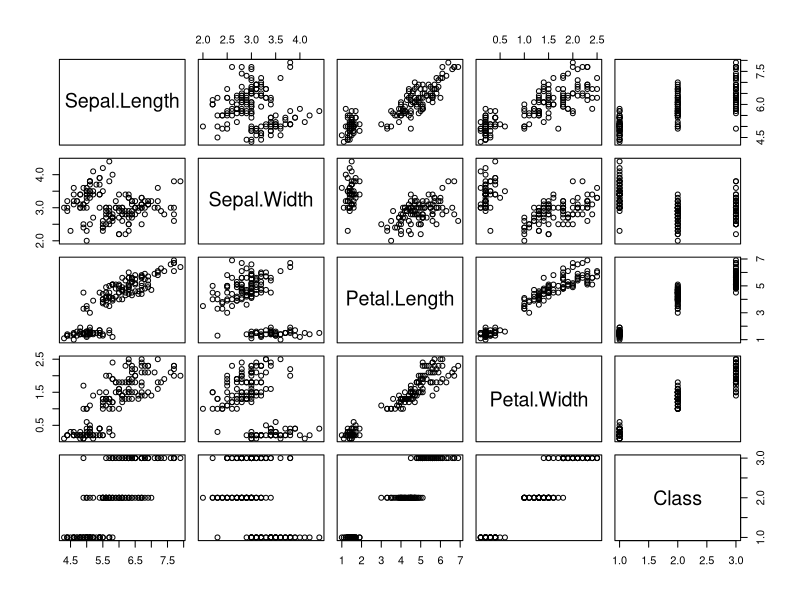
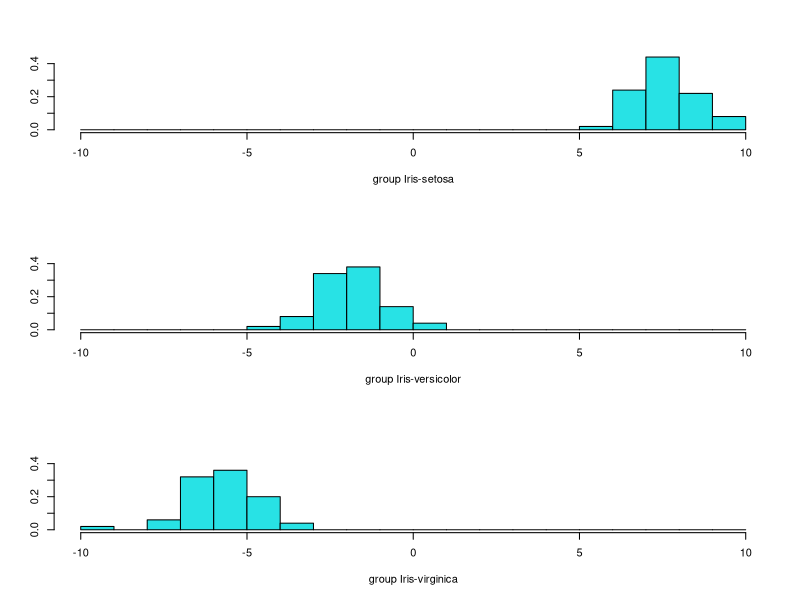
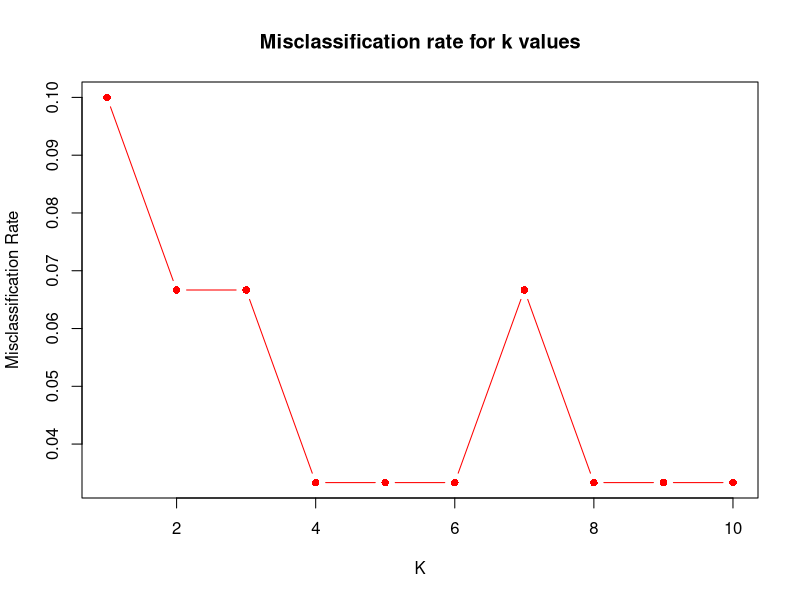
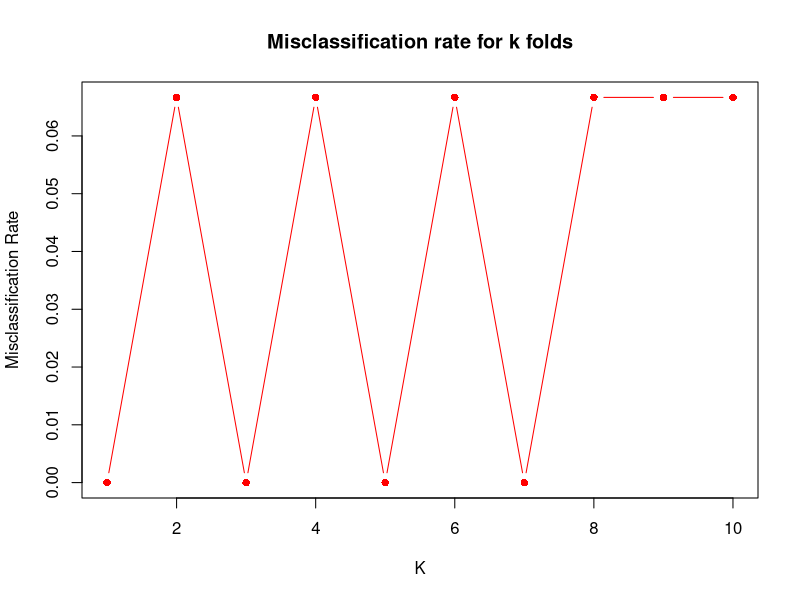
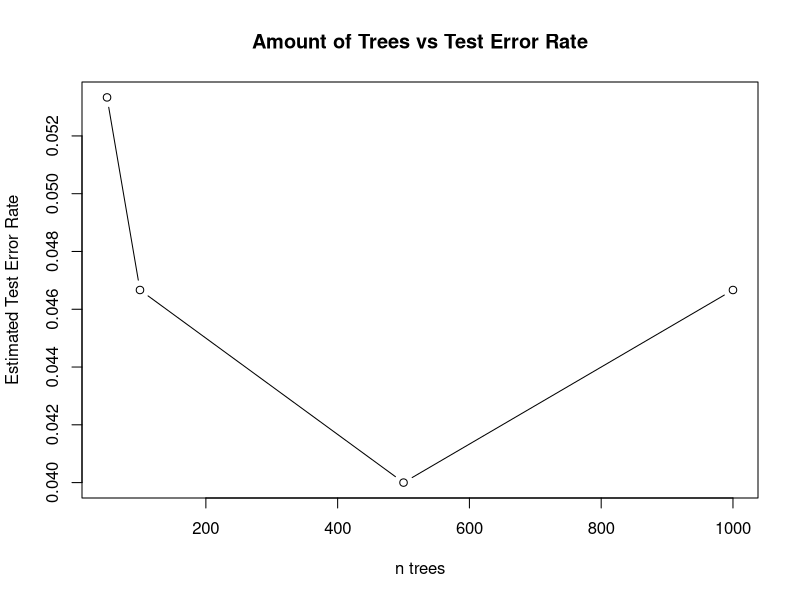

The R script that drew these images, in order:
## ---- chunk 1
knitr::opts_chunk$set(echo = TRUE)
## ---- chunk 2
#install.packages(c('randomForest', 'caret', 'class','ggplot2'))

library(class)
library(caret)
library(randomForest)
library(ggplot2)
library(MASS)

# load data from CSV
Iris <- read.csv("bezedekIris.csv")
View(Iris)
attach(Iris)

Iris$Class <- as.factor(Iris$Class) # for handling qualitative response
## ---- chunk 3
summary(Iris)
## ---- chunk 4
pairs(Iris)
## ---- chunk 5
cor(subset(Iris, select = -c(Class)))
## ---- chunk 6
set.seed(1)
k = 10
cv.error <- rep(0, k)
splits <- createFolds(Class, returnTrain = FALSE)
for(i in 1:k) {
  #Split into train and test
  test <- splits[[i]]
  train <- -(test)
  Iris.test <- Iris[test, ]
  Class.test <- Class[test]
  
  #Train model
  lda.fit <- lda(Class ~ ., data = Iris, subset = train)
  
  #Test model
  lda.pred <- predict(lda.fit, Iris.test)
  lda.class <- lda.pred$class
  cv.error[i] <- mean(lda.class != Class.test)
}
cv.error
mean(cv.error)

lda.fit <- lda(Class ~ ., data = Iris)
lda.fit
## ---- chunk 7
lda.pred <- predict(lda.fit)
ldahist(lda.pred$x[, 1], g = Class)
## ---- chunk 8
set.seed(1)
k = 10
cv.error <- rep(0, k)
splits <- createFolds(Class, returnTrain = FALSE)
for(i in 1:k) {
  #Split into train and test
  test <- splits[[i]]
  train <- -(test)
  Iris.test <- Iris[test, ]
  Class.test <- Class[test]
  
  #Train model
  qda.fit <- qda(Class ~ ., data = Iris, subset = train)
  
  #Test model
  qda.pred <- predict(qda.fit, Iris.test)
  qda.class <- qda.pred$class
  cv.error[i] <- mean(qda.class != Class.test)
}
cv.error
mean(cv.error)

qda.fit <- qda(Class ~ ., data = Iris)
qda.fit
## ---- chunk 9
#### FITTING A KNN CLASSIFIER MODEL FOR DIFFERENT VALUES OF K TO FIND THE BEST K WITH LEAST MISCLASSIFICATION RATE
set.seed(300)
train_indices = sample(1:nrow(Iris), 0.8 * nrow(Iris))
train_data=Iris[train_indices, ]
test_data=Iris[-train_indices, ]
predictors=names(train_data)[1:4]
response="Class"
correct_classification=numeric()
misclassification_rates=numeric()
for (k_value in 1:10) {
  knn_predictions=knn(train = train_data[, predictors], test = test_data[, predictors], cl = train_data[, response], k = k_value)
  confusion_matrix=table(Actual = test_data[, response], Predicted = knn_predictions)
  correct_classification=sum(diag(confusion_matrix)) / sum(confusion_matrix)
  misclassification_rate=1 - correct_classification
  misclassification_rates=c(misclassification_rates, misclassification_rate)
  print(k_value)
  print(confusion_matrix)
  }
print(misclassification_rates)
plot(1:10, misclassification_rates, type = "b", xlab = "K",pch=16,col="red", ylab = "Misclassification Rate", main = "Misclassification rate for k values")
### After fitting the knn model on different k it is observed that 1,3,4,8,9,10 gives the minimum misclassification rate. So the knn model with k =3 can be choosen for further validation
## ---- chunk 10
### APPLYING 10 FOLD CROSS VALIDATION FOR TESTING THE MODEL PREDICTIONS
set.seed(123)
predictors = names(Iris)[1:4]
response = "Class"
irirs_data_2 = Iris[,c(predictors,response),drop=FALSE]
k_folds = 10
folds = createFolds(irirs_data_2$Class,k=k_folds,list=TRUE,returnTrain = FALSE)
missclassification_rates = numeric()
for (fold_ind in folds){
  fold = unlist(fold_ind)
  train_data = irirs_data_2[-fold,]
  test_data = irirs_data_2[fold,]
  knn_predictions = knn(train = train_data[,predictors],test=test_data[,predictors],cl=train_data[,response],k=3)
  confusion_matrix = table(Actual=test_data[,response],Predicted=knn_predictions)
  correct_classification = sum(diag(confusion_matrix))/sum(confusion_matrix)
  missclassification_rate = 1-correct_classification
  missclassification_rates = c(missclassification_rates,missclassification_rate)
}
print(missclassification_rates)
plot(1:10, missclassification_rates, type = "b",pch =16,col="red", xlab = "K", ylab = "Misclassification Rate", main = "Misclassification rate for k folds")
average_missclassification = mean(missclassification_rates)
print(average_missclassification)
### After applying the k fold cross validation the average misclassification rate shows up to be 0.04
## ---- chunk 11
set.seed(1)
k=10
mis.errors.50=rep(k)
Iris.splits=createFolds(Iris$Class, k = k, returnTrain = FALSE)

for (i in 1:k){
  # split into train/test
  Iris.test=Iris[Iris.splits[[i]],]
  Iris.train=Iris[-Iris.splits[[i]],]
  
  # train model
  rf.fit = randomForest(Iris.train$Class ~ ., data=Iris.train, type='classification',importance=TRUE, proximity=TRUE, ntree=50) 
  
  # predict on test and get error from confusion matrix
  predictions=predict(rf.fit, Iris.test)
  rf.cm=table(predictions,Iris.test$Class)
  mis.error=1-sum(diag(rf.cm))/sum(rf.cm)
  
  mis.errors.50[i]=mis.error
}

mean(mis.errors.50)
## ---- chunk 12
set.seed(1)
k=10
mis.errors.100=rep(k)
Iris.splits=createFolds(Iris$Class, k = k, returnTrain = FALSE)

for (i in 1:k){
  # split into train/test
  Iris.test=Iris[Iris.splits[[i]],]
  Iris.train=Iris[-Iris.splits[[i]],]
  
  # train model
  rf.fit = randomForest(Iris.train$Class ~ ., data=Iris.train, type='classification',importance=TRUE, proximity=TRUE, ntree=100) 
  
  # predict on test and get error from confusion matrix
  predictions=predict(rf.fit, Iris.test)
  rf.cm=table(predictions,Iris.test$Class)
  mis.error=1-sum(diag(rf.cm))/sum(rf.cm)
  
  mis.errors.100[i]=mis.error
}

mean(mis.errors.100)
## ---- chunk 13
set.seed(1)
k=10
mis.errors.500=rep(k)
Iris.splits=createFolds(Iris$Class, k = k, returnTrain = FALSE)

for (i in 1:k){
  # split into train/test
  Iris.test=Iris[Iris.splits[[i]],]
  Iris.train=Iris[-Iris.splits[[i]],]
  
  # train model
  rf.fit = randomForest(Iris.train$Class ~ ., data=Iris.train, type='classification',importance=TRUE, proximity=TRUE, ntree=500) 
  
  # predict on test and get error from confusion matrix
  predictions=predict(rf.fit, Iris.test)
  rf.cm=table(predictions,Iris.test$Class)
  mis.error=1-sum(diag(rf.cm))/sum(rf.cm)
  
  mis.errors.500[i]=mis.error
}

mean(mis.errors.500)
## ---- chunk 14
set.seed(1)
k=10
mis.errors.1000=rep(k)
Iris.splits=createFolds(Iris$Class, k = k, returnTrain = FALSE)

for (i in 1:k){
  # split into train/test
  Iris.test=Iris[Iris.splits[[i]],]
  Iris.train=Iris[-Iris.splits[[i]],]
  
  # train model
  rf.fit = randomForest(Iris.train$Class ~ ., data=Iris.train, type='classification',importance=TRUE, proximity=TRUE, ntree=1000) 
  
  # predict on test and get error from confusion matrix
  predictions=predict(rf.fit, Iris.test)
  rf.cm=table(predictions,Iris.test$Class)
  mis.error=1-sum(diag(rf.cm))/sum(rf.cm)
  
  mis.errors.1000[i]=mis.error
}

mean(mis.errors.1000)
## ---- chunk 15
ave.errors=c(mean(mis.errors.50),mean(mis.errors.100),mean(mis.errors.500),mean(mis.errors.1000))

plot(c(50,100,500,1000),ave.errors, xlab = 'n trees', ylab='Estimated Test Error Rate', type='b')

title('Amount of Trees vs Test Error Rate')
